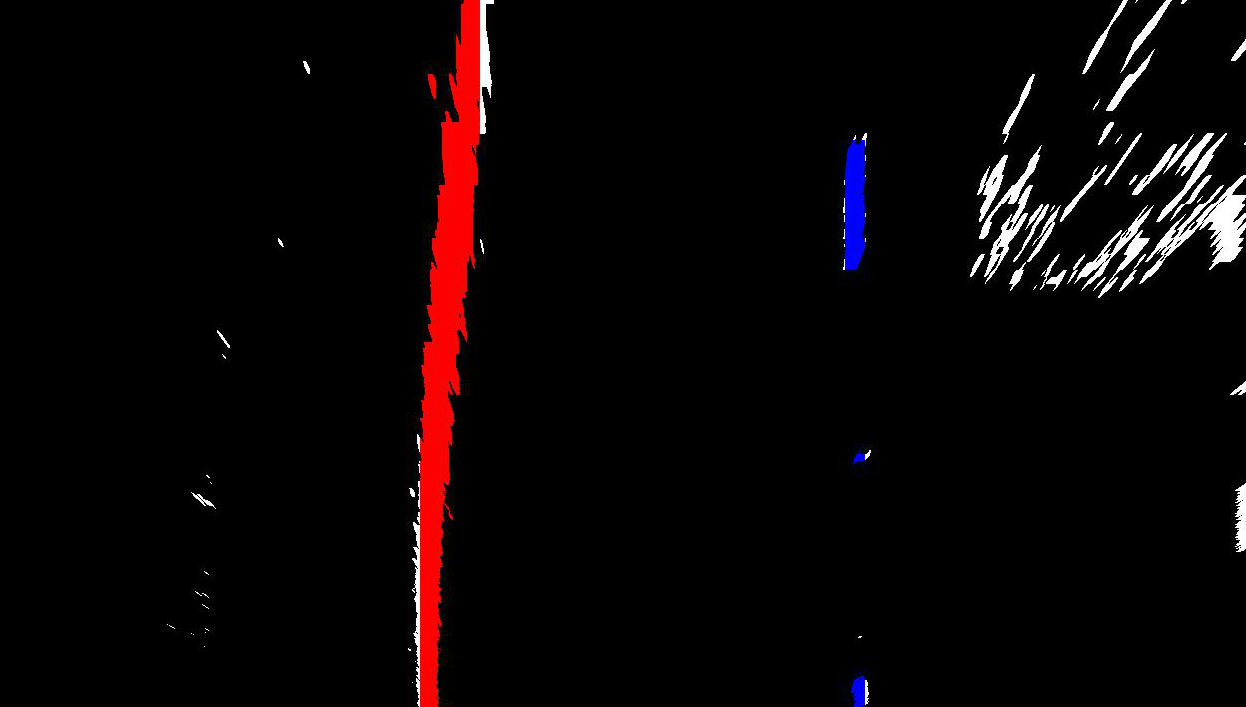
#> input picture examples/color_fit_lines.jpg, 1246 x 707 px
$ python -i processing.py   (imports and definitions only)
#> lines starting #> are read from the running program, lines starting #| are printed output that depends on the picture; after the words box and inside, x2 and y2 are one past the last pixel; in counts of white or black regions, pixels touching at a corner belong together
import config

from itertools import islice
import cv2
import numpy as np
from scipy import signal

# Config
KERNEL_SIZE = config.processing['kernel_size']
FILTER_2D = config.processing['filter_2d']
FILTER_2D_THRESHOLD = config.processing['filter_2d_threshold']
HISTOGRAM_PEAKS = config.processing['histogram_peaks']
OUTLIER_PERCENTILE = config.processing['outlier_percentile']
PARALLEL_THRESHOLD = config.processing['parallel_threshold']
DISTANCE_THRESHOLD = config.processing['distance_threshold']
METERS_PER_PIXEL_X = config.processing['meters_per_pixel_x']
METERS_PER_PIXEL_Y = config.processing['meters_per_pixel_y']
YELLOW_LOWER = config.processing['yellow_lower']
YELLOW_UPPER = config.processing['yellow_upper']


def lane_mask(image, vertical_offset=0):
    window = image[vertical_offset:, :, :]
    yellow = extract_yellow(window)
    highlights = extract_highlights(window[:, :, 0])
    yuv = cv2.cvtColor(window, cv2.COLOR_RGB2YUV)
    yuv = 255 - yuv
    hls = cv2.cvtColor(window, cv2.COLOR_RGB2HLS)
    chs = np.stack((yuv[:, :, 1], yuv[:, :, 2], hls[:, :, 2]), axis=2)
    gray = np.mean(chs, 2)
    s_x = _sobel(gray, True, kernel_size=KERNEL_SIZE)
    s_y = _sobel(gray, False, kernel_size=KERNEL_SIZE)
    grad_dir, grad_mag = _gradient(s_x, s_y)
    mask = np.zeros(image.shape[:-1], dtype=np.uint8)
    mask[vertical_offset:, :][((s_x >= 25) & (s_x <= 255) &
                               (s_y >= 25) & (s_y <= 255)) |
                              ((grad_mag >= 30) & (grad_mag <= 512) &
                               (grad_dir >= 0.2) & (grad_dir <= 1.)) |
                              (yellow == 255) |
                              (highlights == 255)] = 1
    return _filter_2d(mask, FILTER_2D_THRESHOLD)


def _sobel(image_ch, horizontal=True, kernel_size=3):
    return np.absolute(cv2.Sobel(image_ch, -1, *((1, 0) if horizontal else (0, 1)), ksize=kernel_size))


def _gradient(sobel_x, sobel_y):
    with np.errstate(divide='ignore', invalid='ignore'):
        abs_grad_dir = np.absolute(np.arctan(sobel_y / sobel_x))
        abs_grad_dir[np.isnan(abs_grad_dir)] = np.pi / 2

    return abs_grad_dir.astype(np.float32), np.sqrt(sobel_x ** 2 + sobel_y ** 2).astype(np.uint16)


def extract_yellow(image):
    hsv = cv2.cvtColor(image, cv2.COLOR_RGB2HSV)
    return cv2.inRange(hsv, YELLOW_LOWER, YELLOW_UPPER)


def extract_highlights(image, p=99.9):
    p = int(np.percentile(image, p) - 30)
    return cv2.inRange(image, p, 255)


def _filter_2d(image, thresh):
    k = np.array(FILTER_2D)
    nb_neighbours = cv2.filter2D(image, ddepth=-1, kernel=k)
    image[nb_neighbours < thresh] = 0
    return image


# [101 lines left out: functions lane_detection_histogram, _highest_peaks, get_pixel_in_window, remove_outliers, acceptable_lanes, curvature and 3 more, not called in this run]

>>> import cv2
>>> picture = cv2.cvtColor(cv2.imread('examples/color_fit_lines.jpg'), cv2.COLOR_BGR2RGB)
>>> result = lane_mask(picture)
#> in extract_yellow, `hsv = cv2.cvtColor(image, cv2.COLOR_RGB2HSV)`: hsv: shape (707, 1246, 3); mean H, S, V 3, 11.9, 11.3
#> in extract_yellow, `return cv2.inRange(hsv, YELLOW_LOWER, YELLOW_UPPER)`: returned value: shape (707, 1246); every value is 0
#> in extract_highlights, `p = int(np.percentile(image, p) - 30)`: p = 225
#> in extract_highlights, `return cv2.inRange(image, p, 255)`:
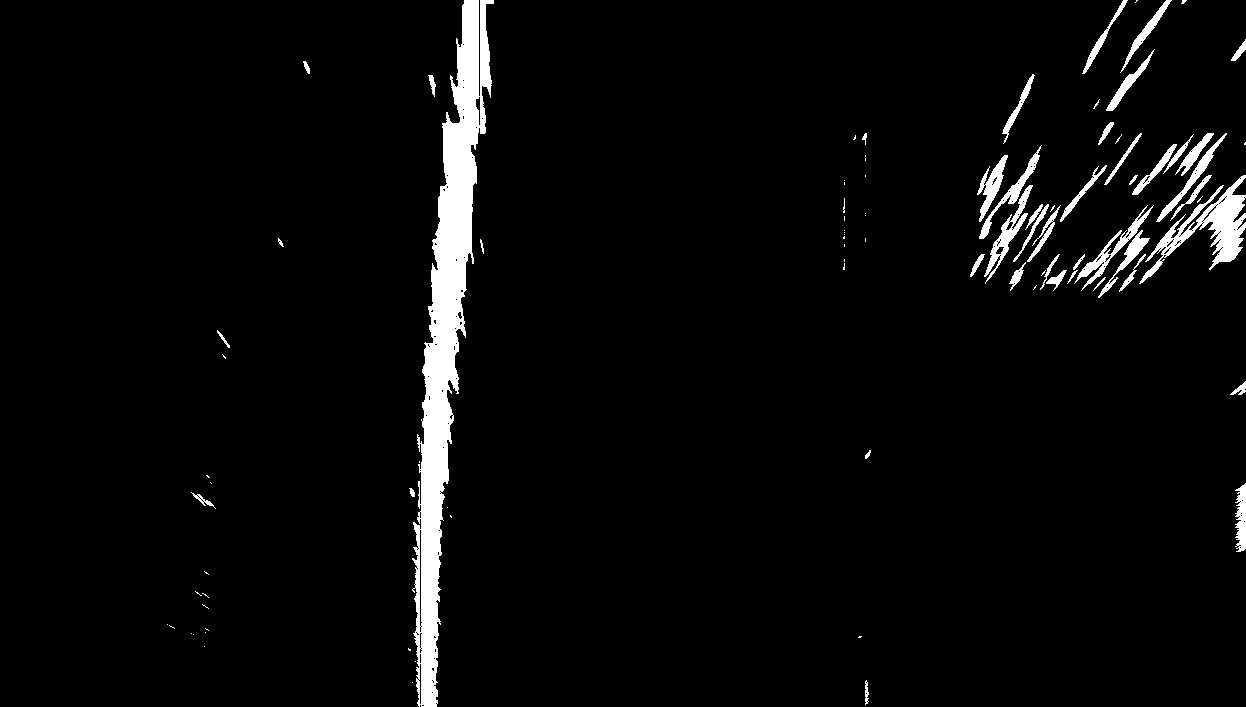
#> returned value: shape (707, 1246); 3.8% white; 92 white regions (48 under 20 px), largest, box (x1, y1, x2, y2) and area: (412, 0, 494, 707) 19709, (1139, 175, 1246, 284) 3150, (984, 185, 1033, 284) 949
#> in lane_mask, `yuv = cv2.cvtColor(window, cv2.COLOR_RGB2YUV)`: yuv: shape (707, 1246, 3); mean of channels 0, 1, 2 6.6, 127.5, 130.8
#> in lane_mask, `yuv = 255 - yuv`: yuv: shape (707, 1246, 3); mean of channels 0, 1, 2 248.4, 127.5, 124.2
#> in lane_mask, `hls = cv2.cvtColor(window, cv2.COLOR_RGB2HLS)`: hls: shape (707, 1246, 3); mean of channels 0, 1, 2 3.4, 8, 12
#> in lane_mask, `chs = np.stack((yuv[:, :, 1], yuv[:, :, 2], hls[:, :, 2]), axis=2)`: chs: shape (707, 1246, 3); mean of channels 0, 1, 2 127.5, 124.2, 12
#> in lane_mask, `gray = np.mean(chs, 2)`:
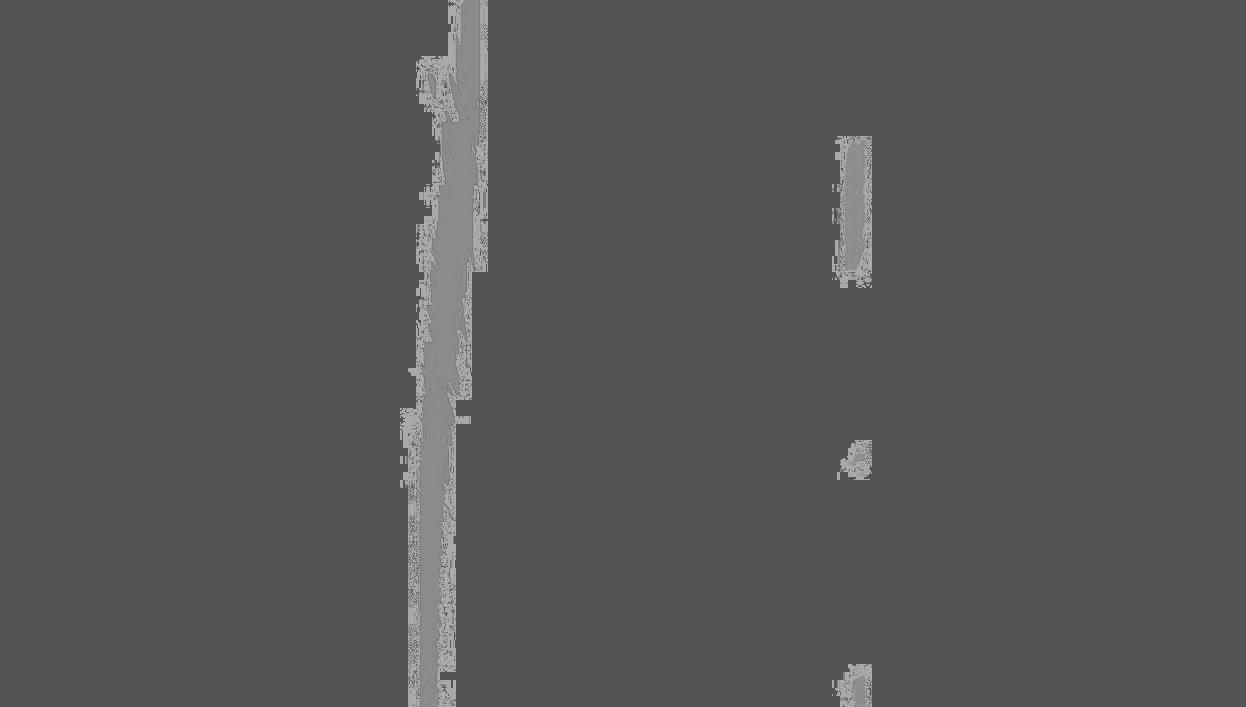
#> gray: shape (707, 1246) float64; min 84.67, max 179.7, mean 87.9
#> in _gradient, `abs_grad_dir[np.isnan(abs_grad_dir)] = np.pi / 2`:
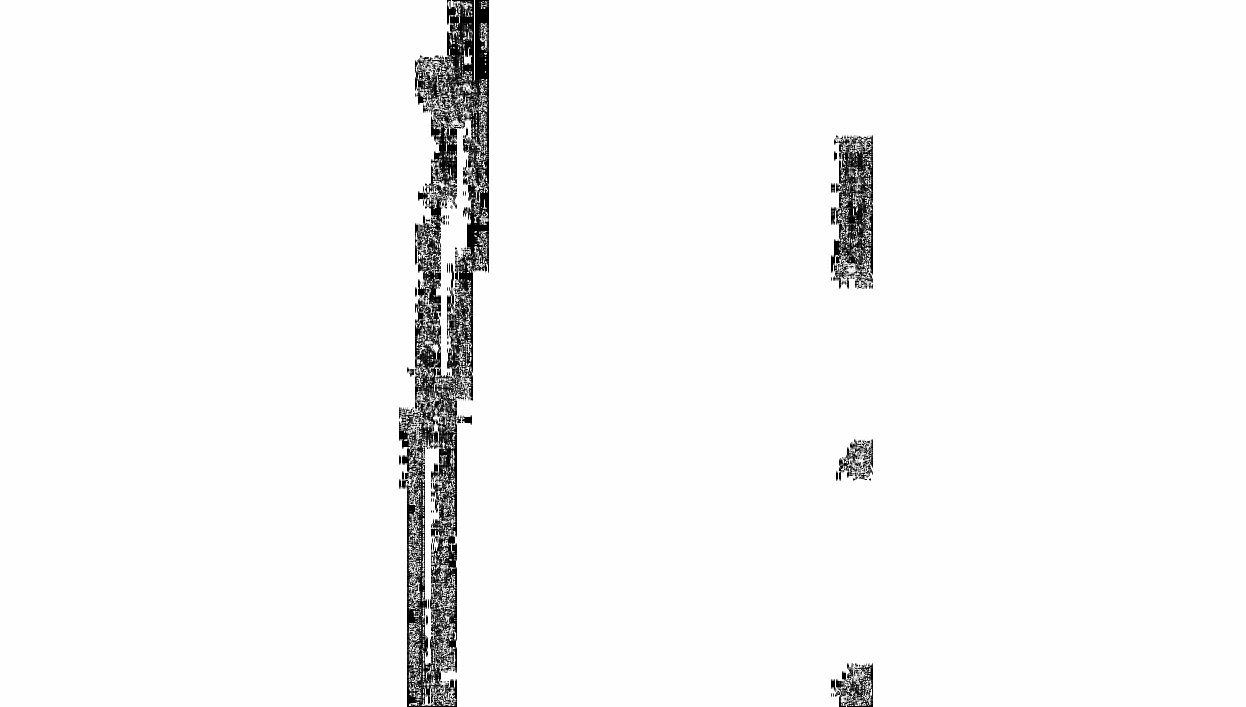
#> abs_grad_dir: shape (707, 1246) float64; min 0, max 1.57, mean 1.52; drawn with min black and max white
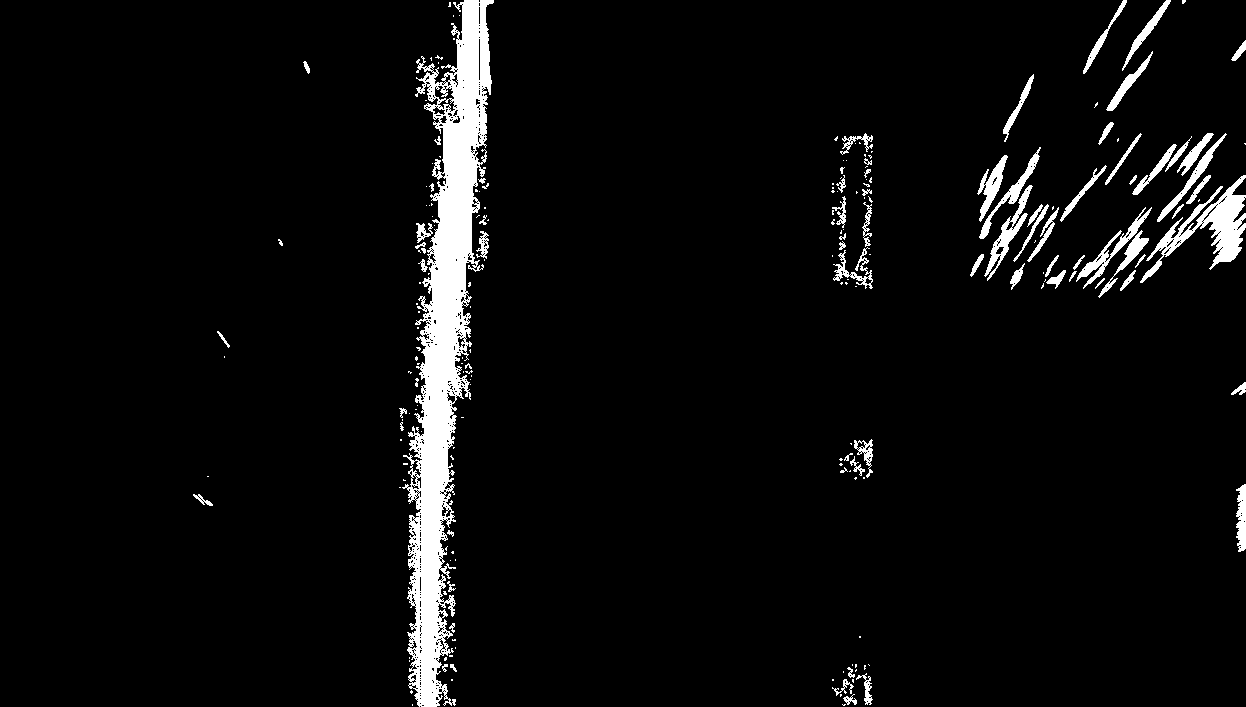
#> result: shape (707, 1246); values 0 (black) and 1 (white), 4.8% white; 205 white regions (130 under 20 px), largest, box (x1, y1, x2, y2) and area: (402, 0, 494, 707) 25567, (1140, 175, 1246, 283) 3107, (984, 185, 1033, 281) 934
